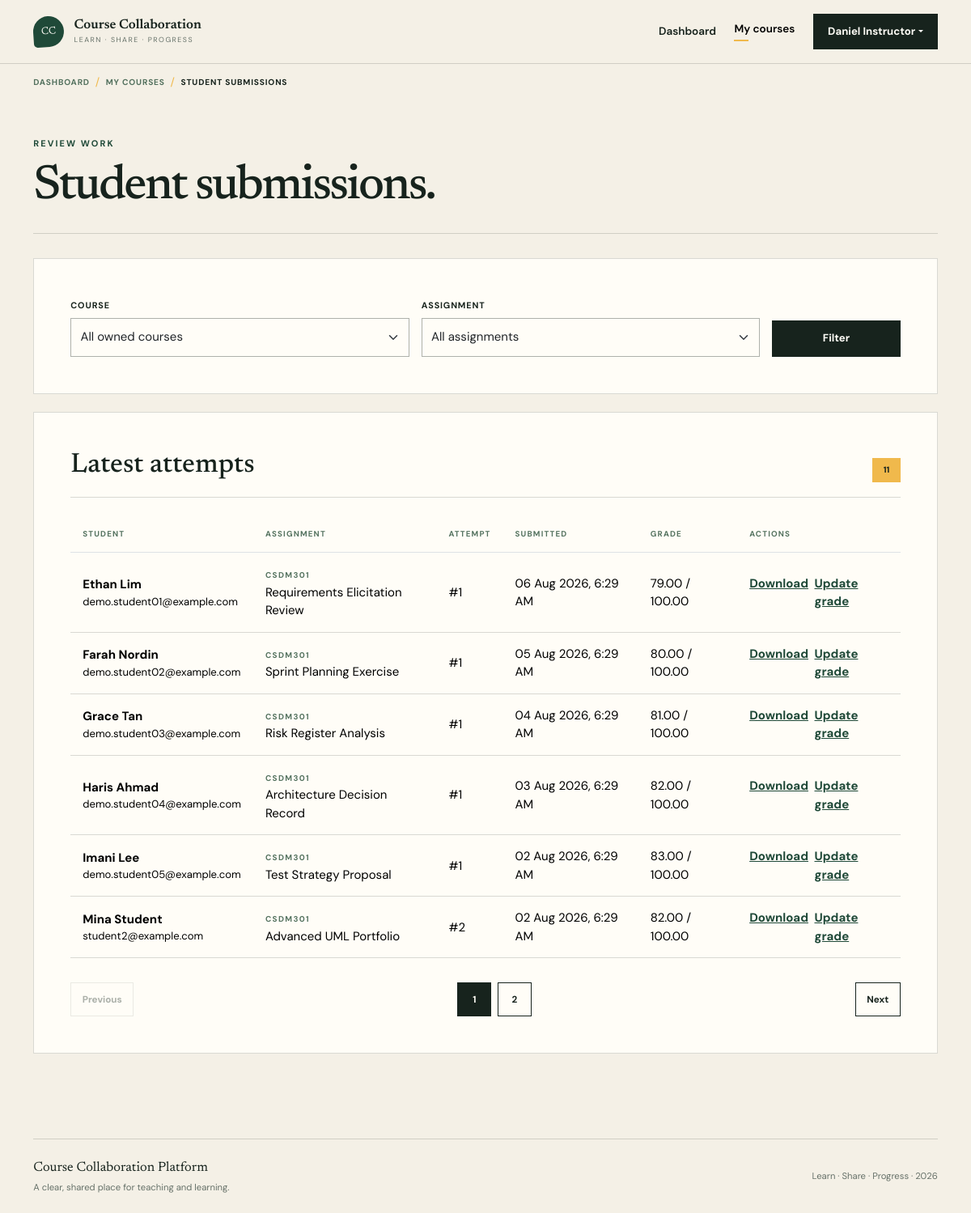
Page /instructor/submissions.php (signed in) on the committed database.
### tables this page shows
CREATE TABLE submissions (
    id BIGINT UNSIGNED AUTO_INCREMENT PRIMARY KEY,
    assignment_id BIGINT UNSIGNED NOT NULL,
    student_id BIGINT UNSIGNED NOT NULL,
    attempt_number INT UNSIGNED NOT NULL DEFAULT 1,
    stored_filename VARCHAR(255) NOT NULL,
    original_filename VARCHAR(255) NOT NULL,
    mime_type VARCHAR(120) NOT NULL,
    file_size BIGINT UNSIGNED NOT NULL,
    student_note TEXT NULL,
    is_latest TINYINT(1) NOT NULL DEFAULT 1,
    submitted_at TIMESTAMP NOT NULL DEFAULT CURRENT_TIMESTAMP,
    UNIQUE KEY uq_submissions_attempt (assignment_id, student_id, attempt_number),
    KEY idx_submissions_latest (assignment_id, student_id, is_latest),
    KEY idx_submissions_student (student_id),
    CONSTRAINT fk_submissions_assignment
        FOREIGN KEY (assignment_id) REFERENCES assignments(id)
        ON UPDATE CASCADE ON DELETE CASCADE,
    CONSTRAINT fk_submissions_student
        FOREIGN KEY (student_id) REFERENCES users(id)
        ON UPDATE CASCADE ON DELETE CASCADE,
    CONSTRAINT chk_submissions_attempt CHECK (attempt_number > 0)
);

CREATE TABLE users (
    id BIGINT UNSIGNED AUTO_INCREMENT PRIMARY KEY,
    full_name VARCHAR(120) NOT NULL,
    email VARCHAR(190) NOT NULL,
    password_hash VARCHAR(255) NOT NULL,
    role ENUM('student', 'instructor') NOT NULL DEFAULT 'student',
    is_active TINYINT(1) NOT NULL DEFAULT 1,
    created_at TIMESTAMP NOT NULL DEFAULT CURRENT_TIMESTAMP,
    updated_at TIMESTAMP NOT NULL DEFAULT CURRENT_TIMESTAMP ON UPDATE CURRENT_TIMESTAMP,
    UNIQUE KEY uq_users_email (email),
    KEY idx_users_role (role)
);

CREATE TABLE courses (
    id BIGINT UNSIGNED AUTO_INCREMENT PRIMARY KEY,
    instructor_id BIGINT UNSIGNED NOT NULL,
    course_code VARCHAR(30) NOT NULL,
    title VARCHAR(180) NOT NULL,
    description TEXT NULL,
    is_published TINYINT(1) NOT NULL DEFAULT 1,
    created_at TIMESTAMP NOT NULL DEFAULT CURRENT_TIMESTAMP,
    updated_at TIMESTAMP NOT NULL DEFAULT CURRENT_TIMESTAMP ON UPDATE CURRENT_TIMESTAMP,
    UNIQUE KEY uq_courses_code (course_code),
    KEY idx_courses_instructor (instructor_id),
    CONSTRAINT fk_courses_instructor
        FOREIGN KEY (instructor_id) REFERENCES users(id)
        ON UPDATE CASCADE ON DELETE RESTRICT
);

CREATE TABLE assignments (
    id BIGINT UNSIGNED AUTO_INCREMENT PRIMARY KEY,
    course_id BIGINT UNSIGNED NOT NULL,
    created_by BIGINT UNSIGNED NOT NULL,
    title VARCHAR(180) NOT NULL,
    instructions TEXT NOT NULL,
    deadline DATETIME NOT NULL,
    max_grade DECIMAL(6,2) NOT NULL DEFAULT 100.00,
    created_at TIMESTAMP NOT NULL DEFAULT CURRENT_TIMESTAMP,
    updated_at TIMESTAMP NOT NULL DEFAULT CURRENT_TIMESTAMP ON UPDATE CURRENT_TIMESTAMP,
    KEY idx_assignments_course (course_id),
    KEY idx_assignments_deadline (deadline),
    KEY idx_assignments_creator (created_by),
    CONSTRAINT fk_assignments_course
        FOREIGN KEY (course_id) REFERENCES courses(id)
        ON UPDATE CASCADE ON DELETE CASCADE,
    CONSTRAINT fk_assignments_creator
        FOREIGN KEY (created_by) REFERENCES users(id)
        ON UPDATE CASCADE ON DELETE RESTRICT,
    CONSTRAINT chk_assignments_max_grade CHECK (max_grade > 0)
);

CREATE TABLE grades (
    id BIGINT UNSIGNED AUTO_INCREMENT PRIMARY KEY,
    submission_id BIGINT UNSIGNED NOT NULL,
    graded_by BIGINT UNSIGNED NOT NULL,
    grade_value DECIMAL(6,2) NOT NULL,
    feedback TEXT NULL,
    graded_at TIMESTAMP NOT NULL DEFAULT CURRENT_TIMESTAMP,
    updated_at TIMESTAMP NOT NULL DEFAULT CURRENT_TIMESTAMP ON UPDATE CURRENT_TIMESTAMP,
    UNIQUE KEY uq_grades_submission (submission_id),
    KEY idx_grades_grader (graded_by),
    CONSTRAINT fk_grades_submission
        FOREIGN KEY (submission_id) REFERENCES submissions(id)
        ON UPDATE CASCADE ON DELETE CASCADE,
    CONSTRAINT fk_grades_grader
        FOREIGN KEY (graded_by) REFERENCES users(id)
        ON UPDATE CASCADE ON DELETE RESTRICT,
    CONSTRAINT chk_grades_value CHECK (grade_value >= 0)
);

### config/database.php (called while the page is built, shortened)
<?php
function database(): PDO
{
    static $connection = null;
    if ($connection instanceof PDO) {
        return $connection;
    }
    $host = getenv('DB_HOST') ?: '127.0.0.1';
    $port = getenv('DB_PORT') ?: '3306';
    $name = getenv('DB_NAME') ?: 'course_collaboration';
    $username = getenv('DB_USER') ?: 'root';
    $password = getenv('DB_PASS') ?: '';
    $dsn = "mysql:host={$host};port={$port};dbname={$name};charset=utf8mb4";
    try {
        $connection = new PDO($dsn, $username, $password, [
            PDO::ATTR_ERRMODE => PDO::ERRMODE_EXCEPTION,
            PDO::ATTR_DEFAULT_FETCH_MODE => PDO::FETCH_ASSOC,
            PDO::ATTR_EMULATE_PREPARES => false,
        ]);
    } catch (PDOException $exception) {
        error_log('Database connection failed: ' . $exception->getMessage());
        throw new RuntimeException('Unable to connect to the database. Check the application configuration.');
    }
    return $connection;
}

### config/app.php (called while the page is built, shortened)
<?php
function url(string $path = ''): string
{
    return BASE_URL . ($path !== '' ? '/' . ltrim($path, '/') : '');
}
function e(?string $value): string
{
    return htmlspecialchars($value ?? '', ENT_QUOTES | ENT_SUBSTITUTE, 'UTF-8');
}

### includes/auth.php (called while the page is built, shortened)
<?php
require_once __DIR__ . '/../config/app.php';
require_once __DIR__ . '/../config/database.php';
function format_datetime(?string $value, string $fallback = 'Not available'): string
{
    $timestamp = strtotime($value);
    return $timestamp === false ? $fallback : date('d M Y, g:i A', $timestamp);
}

### instructor/submissions.php (the view, shortened to what this page needs)
<?php
require_once __DIR__ . '/../includes/auth.php';
$user = require_role('instructor');
$page = positive_id($_GET['page'] ?? null) ?? 1;
$submissionsPerPage = 6;
$fromSql =
    ' FROM submissions s
     JOIN users u ON u.id = s.student_id
     JOIN assignments a ON a.id = s.assignment_id
     JOIN courses c ON c.id = a.course_id
     LEFT JOIN grades g ON g.submission_id = s.id
     WHERE c.instructor_id = :owner
       AND s.is_latest = 1';
$parameters = ['owner' => (int) $user['id']];
$countStatement = database()->prepare('SELECT COUNT(*)' . $fromSql);
foreach ($parameters as $name => $value) {
    $countStatement->bindValue(':' . $name, $value, PDO::PARAM_INT);
}
$countStatement->execute();
$totalSubmissions = (int) $countStatement->fetchColumn();
$totalPages = max(1, (int) ceil($totalSubmissions / $submissionsPerPage));
$page = min($page, $totalPages);
$offset = ($page - 1) * $submissionsPerPage;
$sql =
    'SELECT s.*, u.full_name AS student_name, u.email,
            a.title AS assignment_title, a.max_grade,
            c.course_code, g.grade_value, g.feedback'
    . $fromSql
    . ' ORDER BY s.submitted_at DESC, s.id DESC
        LIMIT :limit OFFSET :offset';
$submissionStatement = database()->prepare($sql);
foreach ($parameters as $name => $value) {
    $submissionStatement->bindValue(':' . $name, $value, PDO::PARAM_INT);
}
$submissionStatement->bindValue(':limit', $submissionsPerPage, PDO::PARAM_INT);
$submissionStatement->bindValue(':offset', $offset, PDO::PARAM_INT);
$submissionStatement->execute();
$submissions = $submissionStatement->fetchAll();
require __DIR__ . '/../includes/header.php';
?>
<section class="app-shell">
    <div class="container">
        <div class="page-heading">
            <div>
                <p class="eyebrow">Review work</p>
                <h1>Student submissions.</h1>
            </div>
        </div>
        <div class="content-panel mb-4">
            <form method="get" class="row g-3 align-items-end">
                <div class="col-md-5">
                    <label class="form-label" for="course_id">Course</label>
                    <select
                        class="form-select"
                        id="course_id"
                        name="course_id"
                        data-submit-on-change
                    >
                        <option value="">All owned courses</option>
                    </select>
                </div>
                <div class="col-md-5">
                    <label class="form-label" for="assignment_id">Assignment</label>
                    <select class="form-select" id="assignment_id" name="assignment_id">
                        <option value="">All assignments</option>
                    </select>
                </div>
                <div class="col-md-2">
                    <button class="btn btn-ink w-100" type="submit">Filter</button>
                </div>
            </form>
        </div>
        <div class="content-panel">
            <div class="panel-heading">
                <h2>Latest attempts</h2>
                <span class="count-pill"><?= $totalSubmissions ?></span>
            </div>
            <?php if ($submissions === []): ?>
                <div class="empty-state">
                    <p>No latest submissions match this filter.</p>
                </div>
            <?php else: ?>
                <div class="table-responsive">
                    <table class="table app-table">
                        <thead>
                            <tr>
                                <th>Student</th>
                                <th>Assignment</th>
                                <th>Attempt</th>
                                <th>Submitted</th>
                                <th>Grade</th>
                                <th>Actions</th>
                            </tr>
                        </thead>
                        <tbody>
                            <?php foreach ($submissions as $submission): ?>
                                <tr>
                                    <td>
                                        <strong><?= e($submission['student_name']) ?></strong>
                                        <small class="d-block"><?= e($submission['email']) ?></small>
                                    </td>
                                    <td>
                                        <span class="course-code"><?= e($submission['course_code']) ?></span><br>
                                        <?= e($submission['assignment_title']) ?>
                                    </td>
                                    <td>#<?= $submission['attempt_number'] ?></td>
                                    <td><?= e(format_datetime($submission['submitted_at'])) ?></td>
                                    <td>
                                        <?= $submission['grade_value'] !== null
                                            ? e($submission['grade_value']) . ' / ' . e($submission['max_grade'])
                                            : 'Pending' ?>
                                    </td>
                                    <td>
                                        <div class="d-flex gap-2">
                                            <a href="<?= e(url('download.php?type=submission&id=' . $submission['id'])) ?>">
                                                Download
                                            </a>
                                            <a href="<?= e(url('instructor/grade.php?submission_id=' . $submission['id'])) ?>">
                                                <?= $submission['grade_value'] !== null ? 'Update grade' : 'Grade' ?>
                                            </a>
                                        </div>
                                    </td>
                                </tr>
                            <?php endforeach; ?>
                        </tbody>
                    </table>
                </div>
            <?php endif; ?>
            <?php
            require __DIR__ . '/../includes/pagination.php';
            ?>
        </div>
    </div>
</section>
<?php require __DIR__ . '/../includes/footer.php'; ?>

### assets/css/style.css (style rules this page uses)
:root { --ink: #17231d; --forest: #1f4938; --moss: #54725f; --sun: #f0b94c; --cream: #f4f0e6; --paper: #fffdf7; --line: rgba(23, 35, 29, 0.16); --muted: #667169; --display: "Newsreader", Georgia, serif; --body: "DM Sans", sans-serif; }
html { font-size: 15px; scroll-behavior: smooth; }
body { background: var(--cream); color: var(--ink); font-family: var(--body); overflow-x: hidden; -webkit-font-smoothing: antialiased; }
.btn { border-radius: 0; font-size: .88rem; font-weight: 700; padding: .76rem 1.15rem; }
.btn-ink { background: var(--ink); color: var(--paper); }
.eyebrow { color: var(--forest); font-size: .73rem; font-weight: 700; letter-spacing: .19em; margin-bottom: 1.25rem; text-transform: uppercase; }
.form-label { font-size: .72rem; font-weight: 700; letter-spacing: .08em; text-transform: uppercase; }
.form-control, .form-select { background-color: var(--paper); border: 1px solid rgba(23,35,29,.35); border-radius: 0; min-height: 48px; }
.app-shell { min-height: calc(100vh - 172px); padding: 3.5rem 0 7rem; }
.page-heading { align-items: end; border-bottom: 1px solid var(--line); display: flex; gap: 2rem; justify-content: space-between; margin-bottom: 2rem; padding-bottom: 2rem; }
.page-heading h1 { font-family: var(--display); font-size: clamp(2.7rem, 5vw, 5.1rem); letter-spacing: -.045em; line-height: .9; margin: 0; }
.content-panel { background: var(--paper); border: 1px solid var(--line); padding: clamp(1.5rem, 4vw, 3rem); }
.panel-heading { align-items: end; border-bottom: 1px solid var(--line); display: flex; gap: 2rem; justify-content: space-between; margin-bottom: 1.5rem; padding-bottom: 1.25rem; }
.panel-heading h2 { font-family: var(--display); font-size: 2.25rem; margin: 0; }
.count-pill { background: var(--sun); color: var(--ink); font-size: .7rem; font-weight: 700; min-width: 2.3rem; padding: .45rem .7rem; text-align: center; }
.course-code { color: var(--moss); font-size: .66rem; font-weight: 700; letter-spacing: .14em; text-transform: uppercase; }
.app-table { --bs-table-bg: transparent; margin-bottom: 0; }
.app-table th { color: var(--moss); font-size: .65rem; letter-spacing: .12em; padding: 1rem; text-transform: uppercase; white-space: nowrap; }
.app-table td { border-color: var(--line); padding: 1rem; vertical-align: middle; }
.app-table a { color: var(--forest); font-weight: 700; }

### rows in the picture
submissions: student.full_name "Ethan Lim", student.email "demo.student01@example.com", courses.course_code "CSDM301", assignment.title "Requirements Elicitation Review", attempt_number "1", submitted_at "06 Aug 2026, 6:29 AM", grades.grade_value "79.00", assignment.max_grade "100.00"
submissions: student.full_name "Farah Nordin", student.email "demo.student02@example.com", courses.course_code "CSDM301", assignment.title "Sprint Planning Exercise", attempt_number "1", submitted_at "05 Aug 2026, 6:29 AM", grades.grade_value "80.00", assignment.max_grade "100.00"
submissions: student.full_name "Grace Tan", student.email "demo.student03@example.com", courses.course_code "CSDM301", assignment.title "Risk Register Analysis", attempt_number "1", submitted_at "04 Aug 2026, 6:29 AM", grades.grade_value "81.00", assignment.max_grade "100.00"
submissions: student.full_name "Haris Ahmad", student.email "demo.student04@example.com", courses.course_code "CSDM301", assignment.title "Architecture Decision Record", attempt_number "1", submitted_at "03 Aug 2026, 6:29 AM", grades.grade_value "82.00", assignment.max_grade "100.00"
submissions: student.full_name "Imani Lee", student.email "demo.student05@example.com", courses.course_code "CSDM301", assignment.title "Test Strategy Proposal", attempt_number "1", submitted_at "02 Aug 2026, 6:29 AM", grades.grade_value "83.00", assignment.max_grade "100.00"
submissions: student.full_name "Mina Student", student.email "student2@example.com", courses.course_code "CSDM301", assignment.title "Advanced UML Portfolio", attempt_number "2", submitted_at "02 Aug 2026, 6:29 AM", grades.grade_value "82.00", assignment.max_grade "100.00"

### other values in the picture
$authenticatedUser['full_name'] "Daniel Instructor"
$breadcrumb['label'] "DASHBOARD"
$breadcrumb['label'] "MY COURSES"
$breadcrumb['label'] "STUDENT SUBMISSIONS"
$totalSubmissions "11"
